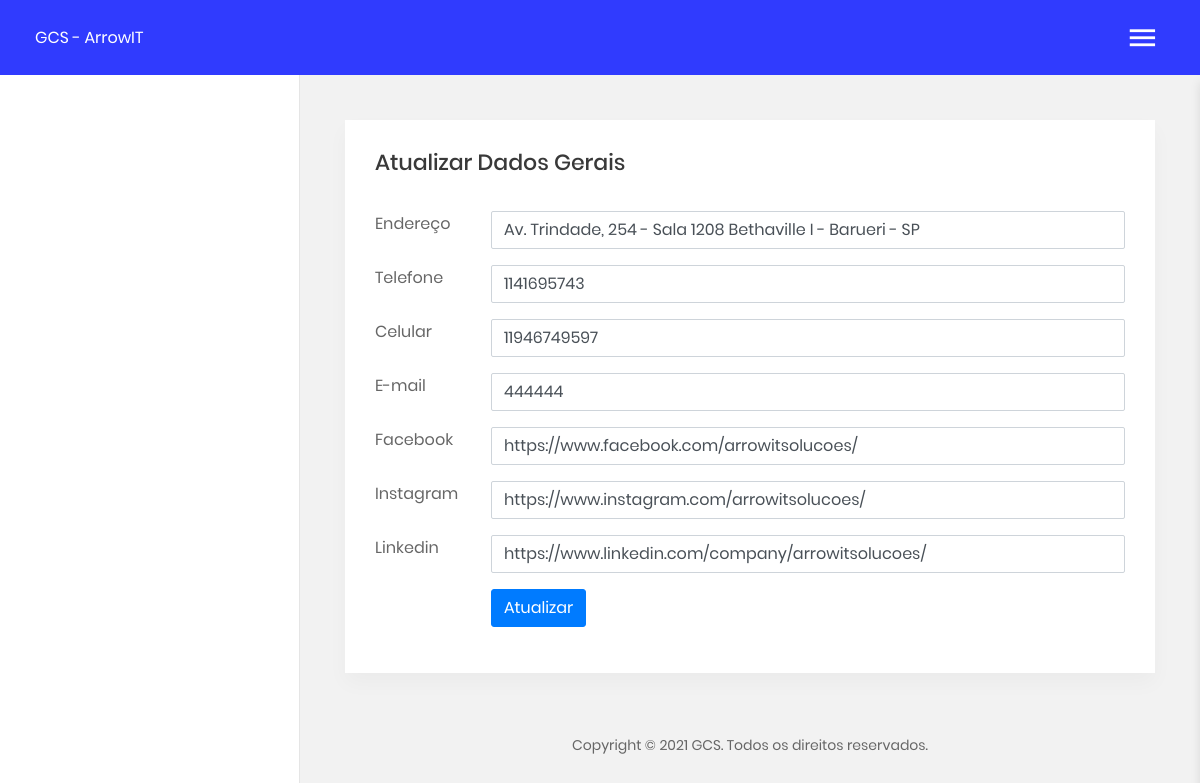
Page /gcs/ait_dadosgerais.php on the earlier database version.
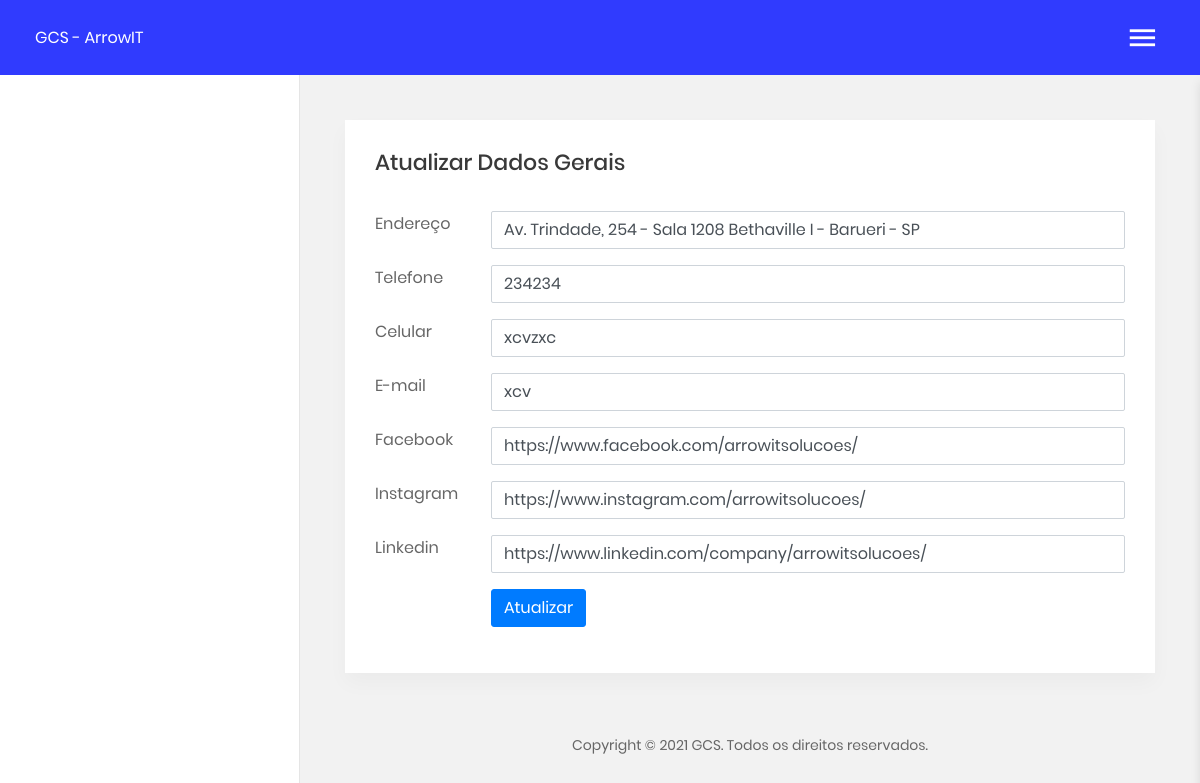
Same page on the later database version.
### tables this page shows
CREATE TABLE IF NOT EXISTS ait_dadosgerais (
  id_dados int(11) NOT NULL AUTO_INCREMENT,
  endereco varchar(500) DEFAULT NULL,
  telefone varchar(100) DEFAULT NULL,
  celular varchar(100) DEFAULT NULL,
  email varchar(500) DEFAULT NULL,
  facebook varchar(100) DEFAULT NULL,
  instagram varchar(100) DEFAULT NULL,
  linkedin varchar(100) DEFAULT NULL,
  ip_cadastro varchar(50) DEFAULT NULL,
  data_cadastro datetime DEFAULT NULL,
  quem_cadastrou int(11) DEFAULT NULL,
  PRIMARY KEY (id_dados)
);

### gcs/ait_dadosgerais.php (the view, shortened to what this page needs)
<?php
  include("ait_classes.php");
  $sql = "SELECT id_dados, endereco, telefone, celular, email, facebook, instagram, linkedin
  FROM ait_dadosgerais
  WHERE id_dados = 1";
  $rs = mysqli_query($con, $sql);
  $row = mysqli_fetch_array($rs);
  $endereco = $row["endereco"];
  $telefone = $row["telefone"];
  $celular = $row["celular"];
  $email = $row["email"];
  $facebook = $row["facebook"];
  $instagram = $row["instagram"];
  $linkedin = $row["linkedin"];
  include('header.php');
?>
<section class="m-t-45 m-b-40">
  <div class="section__content section__content--p30">
    <div class="container-fluid">
      <div class="pe-box">
        <div class="row">
          <div class="col-lg-12">
            <form id="form" name="form" action="" method="post" enctype="multipart/form-data" class="form-horizontal">
              <h3 class="title-5 m-b-35">Atualizar Dados Gerais</h3>
              <div class="row form-group">
                <div class="col col-md-3">
                  <label for="text-input" class="form-control-label">Endereço</label>
                </div>
                <div class="col-12 col-md-9">
                  <input type="text" id="endereco" name="endereco" class="form-control" value="<?=$endereco?>" />
                </div>
              </div>
              <div class="row form-group">
                <div class="col col-md-3">
                  <label for="text-input" class="form-control-label">Telefone</label>
                </div>
                <div class="col-12 col-md-9">
                  <input type="text" id="telefone" name="telefone" class="form-control" value="<?=$telefone?>" />
                </div>
              </div>
              <div class="row form-group">
                <div class="col col-md-3">
                  <label for="text-input" class="form-control-label">Celular</label>
                </div>
                <div class="col-12 col-md-9">
                  <input type="text" id="celular" name="celular" class="form-control" value="<?=$celular?>" />
                </div>
              </div>
              <div class="row form-group">
                <div class="col col-md-3">
                  <label for="text-input" class="form-control-label">E-mail</label>
                </div>
                <div class="col-12 col-md-9">
                  <input type="text" id="email" name="email" class="form-control" value="<?=$email?>" />
                </div>
              </div>
              <div class="row form-group">
                <div class="col col-md-3">
                  <label for="text-input" class="form-control-label">Facebook</label>
                </div>
                <div class="col-12 col-md-9">
                  <input type="text" id="facebook" name="facebook" class="form-control" value="<?=$facebook?>" />
                </div>
              </div>
              <div class="row form-group">
                <div class="col col-md-3">
                  <label for="text-input" class="form-control-label">Instagram</label>
                </div>
                <div class="col-12 col-md-9">
                  <input type="text" id="instagram" name="instagram" class="form-control" value="<?=$instagram?>" />
                </div>
              </div>
              <div class="row form-group">
                <div class="col col-md-3">
                  <label for="text-input" class="form-control-label">Linkedin</label>
                </div>
                <div class="col-12 col-md-9">
                  <input type="text" id="linkedin" name="linkedin" class="form-control" value="<?=$linkedin?>" />
                </div>
              </div>
              <div class="row form-group">
                <div class="col col-md-3"></div>
                <div class="col-12 col-md-9">
                  <button type="button" onclick="updateDadosGerais();" class="btn btn-primary btn-md">Atualizar</button>
                </div>
              </div>
            </form>
          </div>
        </div>
      </div>
    </div>
  </div>
</section>
<?php include('footer.php'); ?>

Differences in the rows shown:
changed ait_dadosgerais "Av. Trindade, 254 - Sala 1208 Bethaville I - Barueri - SP": telefone "1141695743" → "234234"; celular "11946749597" → "xcvzxc"; email "444444" → "xcv"
